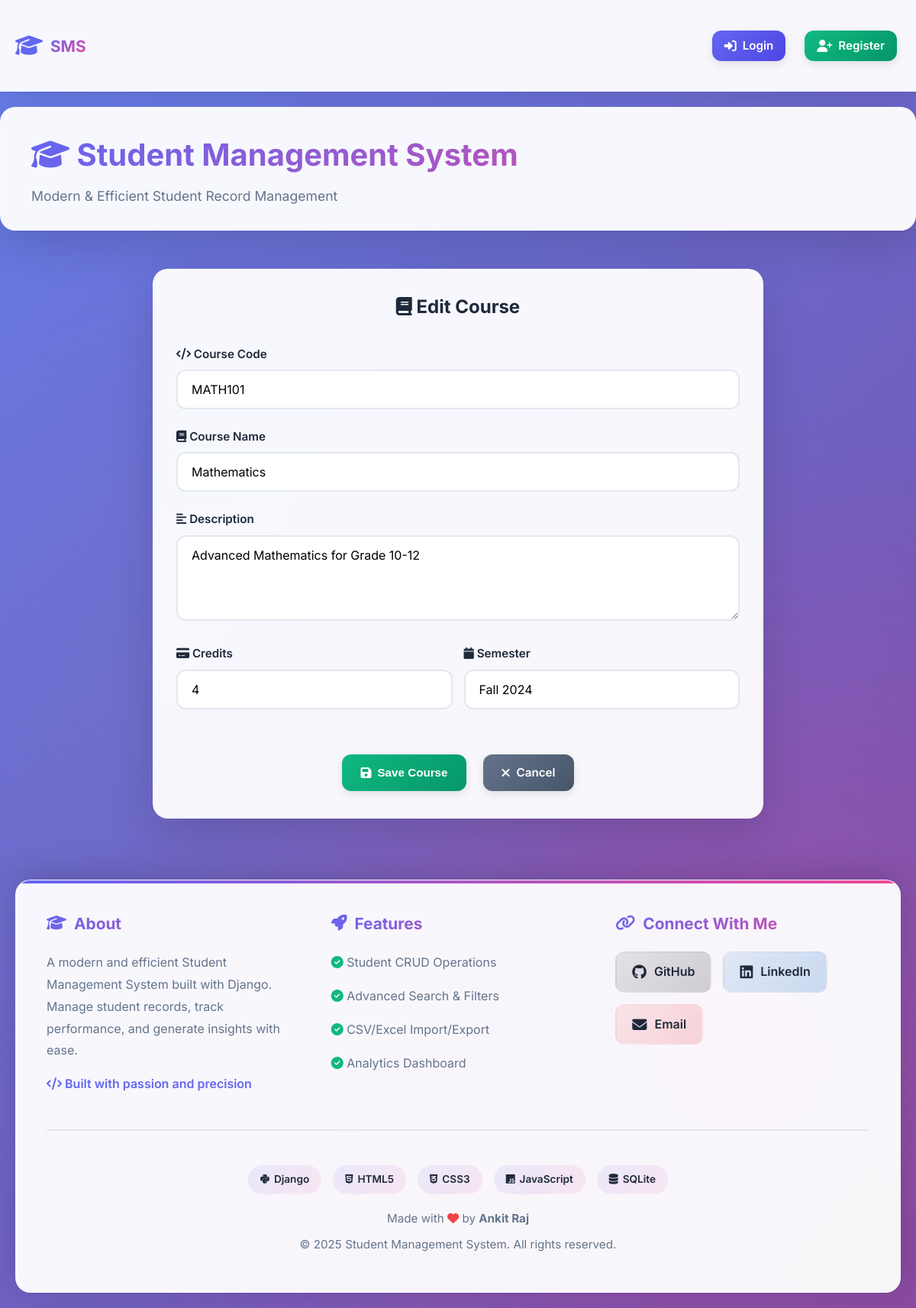
Screenshot of /courses/1/edit/ with the database file from the repository.
### student/models.py (models this page shows, shortened)
class Course(models.Model):
    code = models.CharField(max_length=20, unique=True)
    name = models.CharField(max_length=200)
    description = models.TextField(blank=True, null=True)
    credits = models.IntegerField(default=3)
    teacher = models.ForeignKey(User, on_delete=models.SET_NULL, null=True, related_name='courses_taught')
    semester = models.CharField(max_length=50, blank=True, null=True)
    academic_year = models.CharField(max_length=20, blank=True, null=True)
    is_active = models.BooleanField(default=True)
    created_at = models.DateTimeField(default=timezone.now)
    updated_at = models.DateTimeField(auto_now=True)
    class Meta:
        ordering = ['code']

### student/views.py (the view, shortened to what this page needs)
# urls.py: path('courses/<int:pk>/edit/', views.course_update, name='course_update'),
def course_update(request, pk):
    course = get_object_or_404(Course, pk=pk)
    return render(request, 'student/course_form.html', {'course': course, 'title': 'Edit Course'})

### student/templates/student/course_form.html (shortened to what this page needs)
{% extends 'base.html' %}
{% block content %}
<div class="card" style="max-width: 800px; margin: 0 auto;">
    <h2 style="margin-bottom: 30px; text-align: center;">
        <i class="fas fa-book"></i> {{ title }}
    </h2>
    <form method="post">
        <div class="form-group">
            <label><i class="fas fa-code"></i> Course Code</label>
            <input type="text" name="code" value="{{ course.code|default:'' }}" class="form-control" required>
        </div>
        <div class="form-group">
            <label><i class="fas fa-book"></i> Course Name</label>
            <input type="text" name="name" value="{{ course.name|default:'' }}" class="form-control" required>
        </div>
        <div class="form-group">
            <label><i class="fas fa-align-left"></i> Description</label>
            <textarea name="description" class="form-control" rows="4">{{ course.description|default:'' }}</textarea>
        </div>
        <div style="display: grid; grid-template-columns: 1fr 1fr; gap: 15px;">
            <div class="form-group">
                <label><i class="fas fa-credit-card"></i> Credits</label>
                <input type="number" name="credits" value="{{ course.credits|default:3 }}" class="form-control" min="1"
                    max="10">
            </div>
            <div class="form-group">
                <label><i class="fas fa-calendar"></i> Semester</label>
                <input type="text" name="semester" value="{{ course.semester|default:'' }}" class="form-control"
                    placeholder="e.g., Fall 2024">
            </div>
        </div>
        <div class="actions" style="margin-top: 30px;">
            <button type="submit" class="btn btn-success">
                <i class="fas fa-save"></i> Save Course
            </button>
            <a href="{% url 'course_list' %}" class="btn btn-secondary">
                <i class="fas fa-times"></i> Cancel
            </a>
        </div>
    </form>
</div>
{% endblock %}

### student/templates/base.html (style rules this page uses)
* { margin: 0; padding: 0; box-sizing: border-box; }
:root { --primary: #6366f1; --primary-dark: #4f46e5; --primary-light: #818cf8; --secondary: #ec4899; --success: #10b981; --danger: #ef4444; --warning: #f59e0b; --dark: #1e293b; --light: #f8fafc; --gray: #64748b; --border: #e2e8f0; --shadow: rgba(0, 0, 0, 0.1); --shadow-lg: rgba(0, 0, 0, 0.15); }
body { font-family: 'Inter', -apple-system, BlinkMacSystemFont, 'Segoe UI', sans-serif; background: linear-gradient(135deg, #667eea 0%, #764ba2 100%); min-height: 100vh; color: var(--dark); line-height: 1.6; }
.card { background: rgba(255, 255, 255, 0.95); backdrop-filter: blur(10px); border-radius: 20px; padding: 30px; box-shadow: 0 20px 60px var(--shadow-lg); border: 1px solid rgba(255, 255, 255, 0.3); animation: fadeInUp 0.6s ease-out; }
.btn { display: inline-flex; align-items: center; gap: 8px; padding: 12px 24px; margin: 5px; border: none; border-radius: 12px; cursor: pointer; text-decoration: none; font-weight: 600; font-size: 0.95rem; transition: all 0.3s ease; box-shadow: 0 4px 12px var(--shadow); }
.btn-secondary { background: linear-gradient(135deg, var(--gray) 0%, #475569 100%); color: white; }
.btn-success { background: linear-gradient(135deg, var(--success) 0%, #059669 100%); color: white; }
.btn i { font-size: 1rem; }
.form-group { margin-bottom: 24px; }
label { display: block; margin-bottom: 8px; font-weight: 600; color: var(--dark); font-size: 0.95rem; }
input, textarea, select { width: 100%; padding: 14px 18px; border: 2px solid var(--border); border-radius: 12px; font-size: 1rem; font-family: inherit; transition: all 0.3s ease; background: white; }
.actions { display: flex; gap: 12px; justify-content: center; flex-wrap: wrap; }

### rows the page displays
Course: code "MATH101", name "Mathematics", description "Advanced Mathematics for Grade 10-12", credits "4", semester "Fall 2024"

### other values shown
{{ title }} "Edit Course"
